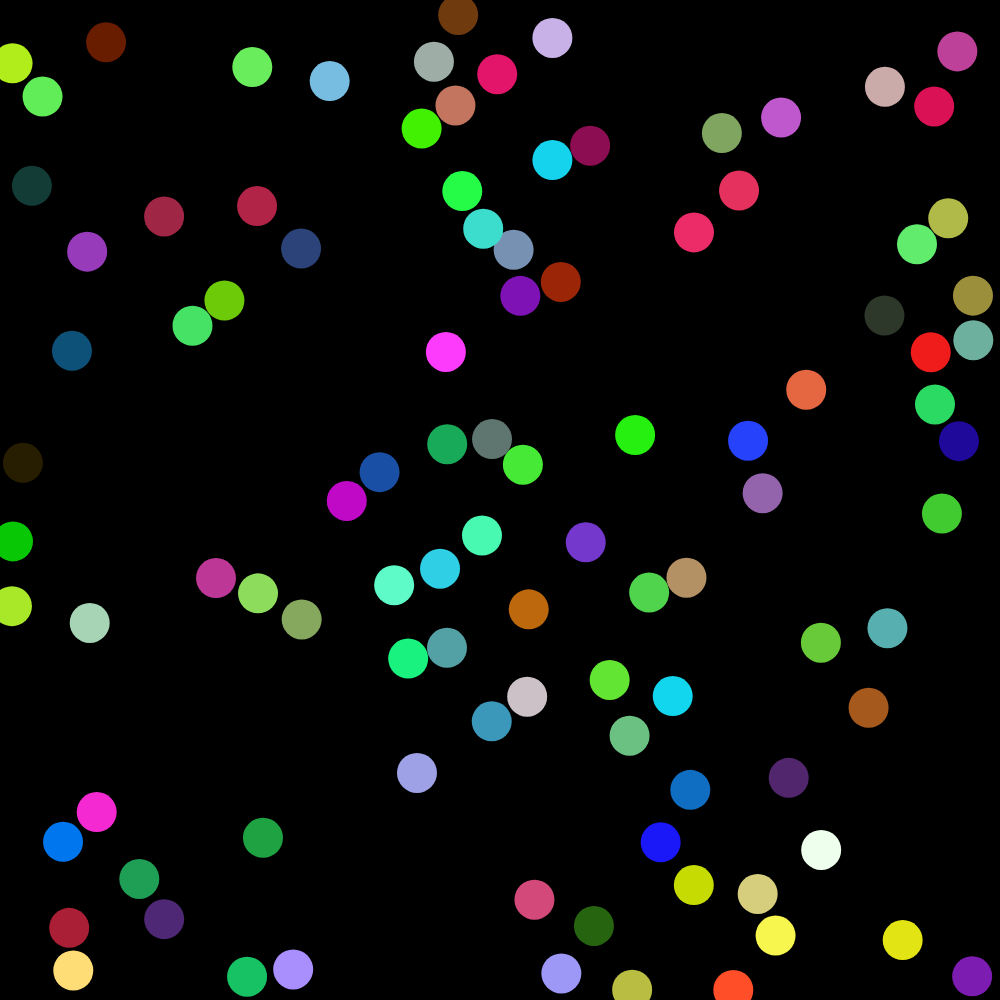
Frame 1 (no input)
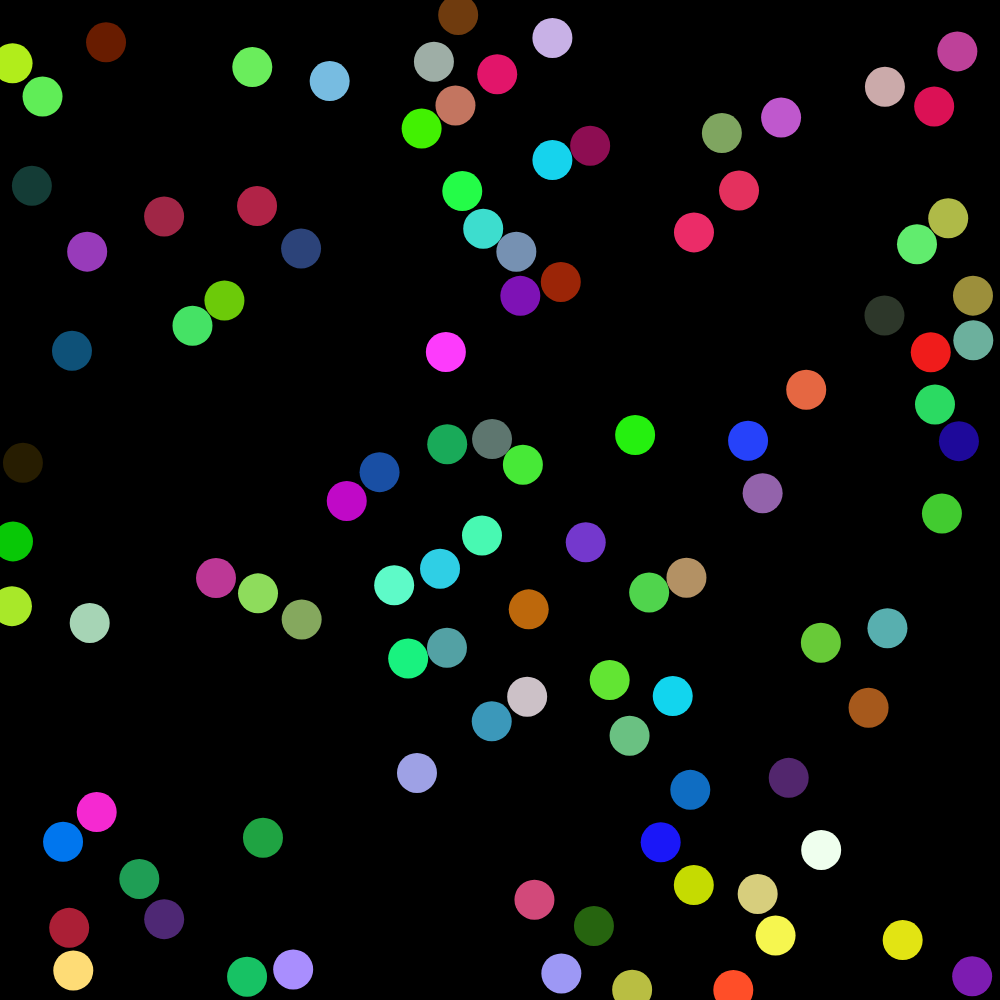
Frame 60 (no input)
Frame 120 (the mouse pressed at the canvas centre since frame 60): identical to frame 60, image omitted

The p5.js sketch that drew these frames (run headless with seeded random() and noise() and a simulated clock; from frame 60 on, the mouse is pressed at the canvas centre):

// p5.js sketch
// ── sketch.js
var balls = []
var lines = []
var sBall=null
var sLine=null
var sLinePoint

var Sgravity,Sfriction,Sbounciness
var p1,p2,p3
var Cdebug,Ctpx,Ctpy


function setup() {
  let C=createCanvas(min(windowWidth,windowHeight), min(windowWidth,windowHeight))
  for (let i=0; i<100; i++){
    balls.push(new Ball(random(10,width-10),random(10,height-10),20))
  }
  //lines.push(new Line(0,0,300,300,5))
  
  p1=createElement("h4","")
  p1.position(width,-20)
  Sgravity=createSlider(-1,1,0,0.1)
  Sgravity.position(width,30)
  
  p2=createElement("h4","")
  p2.position(width,30)
  Sfriction=createSlider(0.8,1,0.99,0.005)
  Sfriction.position(width,80)
  
  p3=createElement("h4","")
  p3.position(width,80)
  Sbounciness=createSlider(0,1,0.92,0.01)
  Sbounciness.position(width,130)
  
  Ctpx=createCheckbox("Horizontal Edges Collisions",true)
  Ctpx.position(width,160)
  Ctpy=createCheckbox("Vertical Edges Collisions",true)
  Ctpy.position(width,180)
  Cdebug=createCheckbox("Show Debug Information",false)
  Cdebug.position(width,200)
}


function draw() {
  
  p1.html(" Gravity : "+Sgravity.value())
  p2.html(" Friction : "+Sfriction.value())
  p3.html(" Bounciness : "+Sbounciness.value())
  
  background(0);
  
  for (let ball of balls){
    ball.update()  
    ball.render() 
  }
  for (let l of lines){
    l.update()
    l.render()
  }
  
  
  
  if (!mouseIsPressed && sBall!=null){
    sBall.vel=createVector(constrain(mouseX-pmouseX,-40,40),constrain(mouseY-pmouseY,-40,40))
    sBall=null 
  }
  
  if (!mouseIsPressed){
    sLine=null 
  }
}

function ballCollide(b1,b2){
  return (b1.pos.dist(b2.pos)<=b1.r+b2.r) 
}

function mouseWheel(event){
  if (sBall!=null){
    sBall.r-=event.delta/1000*sBall.r 
    sBall.r=constrain(sBall.r,10,100)
  
  }else if (sLine!=null){
    sLine.r-=event.delta/1000*sLine.r 
    sLine.r=constrain(sLine.r,5,20)
  }
}

// ── ball.js
class Ball{
  constructor(x,y,r){
    this.pos=createVector(x,y)
    this.vel=createVector(0,0)
    this.acc=createVector(0,0)
    this.r=r
    this.mass=this.r*this.r
    this.col=color(random(255),random(255),random(255))
    //this.col=color(0,255,255)
  }
  
  keepOnScreen(tpx,tpy,velocityLoss){
    if (this.pos.x<=0){
      if (tpx){
        this.pos.x=width-5
      }else{
        this.pos.x=1
        this.vel.x*=-velocityLoss
      }
    }if (this.pos.x>=width){
      if (tpx){
        this.pos.x=5
      }else{
        this.pos.x=width-1
        this.vel.x*=-velocityLoss
      }
    }if (this.pos.y<=0){
      if (tpy){
        this.pos.y=height-5 
      }else{
        this.pos.y=1
        this.vel.y*=-velocityLoss
      }
    }if (this.pos.y>=width){
      if (tpy){
        this.pos.y=5 
      }else{
        this.pos.y=height-1
        this.vel.y*=-velocityLoss
      }
    }
  }
  
  render(){
    push()
    translate(this.pos.x,this.pos.y)
    
    if (Cdebug.checked()){
    noFill()
    if (sBall==this){
      stroke(0,255,0)
    }else{
      stroke(255)
    }
    
    strokeWeight(2)
    circle(0,0,this.r*2)
    rotate(this.vel.heading())
    line(0,0,this.r,0) 
    }else{
      fill(this.col)
      noStroke()
      circle(0,0,this.r*2)
    }
    
    pop()
  
  }
  staticCollisions(){
    for (let l of lines){
      let fLineX1=l.end.x - l.start.x 
      let fLineY1=l.end.y - l.start.y  
      
      let fLineX2=this.pos.x - l.start.x 
      let fLineY2=this.pos.y - l.start.y  
      
      let fEdgeLength=fLineX1*fLineX1+fLineY1*fLineY1
      
      let t=max(0,min(fEdgeLength,(fLineX1*fLineX2+fLineY1*fLineY2)))/fEdgeLength
      
      let closestX=l.start.x+t*fLineX1
      let closestY=l.start.y+t*fLineY1
      
      let d=this.pos.dist(createVector(closestX,closestY))
      
      if (d<this.r+l.r){
        this.col=color(255,0,0)
      }else{
        this.col=color(0,255,255)
      }
    }
    
    for (let other of balls){
      if (other!=this){
        if (ballCollide(this,other)){
          stroke(255,0,0)
          if (Cdebug.checked()){
            strokeWeight(1)
            line(this.pos.x,this.pos.y,other.pos.x,other.pos.y)
          }
          
          let fdist=this.pos.dist(other.pos)
          let overlap=(fdist-this.r-other.r)/2
          
          other.pos.x+=overlap*(this.pos.x-other.pos.x)/fdist
          other.pos.y+=overlap*(this.pos.y-other.pos.y)/fdist
          
          this.pos.x-=overlap*(this.pos.x-other.pos.x)/fdist
          this.pos.y-=overlap*(this.pos.y-other.pos.y)/fdist
        }    
      }
    }
  }
  
  dynamicCollisions(velocityLoss){
    for (let other of balls){
      if (other!=this){
        if (ballCollide(this,other)){
          let fdist=this.pos.dist(other.pos)
          
          let nx=(other.pos.x-this.pos.x)/fdist
          let ny=(other.pos.y-this.pos.y)/fdist
          
          let tx=-ny
          let ty=nx
          
          let dpTan1=this.vel.x*tx+this.vel.y*ty
          let dpTan2=other.vel.x*tx+other.vel.y*ty
          
          let dpNorm1=this.vel.x*nx+this.vel.y*ny
          let dpNorm2=other.vel.x*nx+other.vel.y*ny
          
          let m1 = (dpNorm1 * (this.mass - other.mass) + 2.0 * other.mass * dpNorm2) / (this.mass + other.mass);
			let m2 = (dpNorm2 * (other.mass - this.mass) + 2.0 * this.mass * dpNorm1) / (this.mass + other.mass);
          
          
          this.vel.x=(tx*dpTan1+nx*m1)*velocityLoss
          this.vel.y=(ty*dpTan1+ny*m1)*velocityLoss
          other.vel.x=(tx*dpTan2+nx*m2)
          other.vel.y=(ty*dpTan2+ny*m2)
        }
      }
    }
  }
  
  applyForce(force){
    this.acc=force 
  }
  
  update(){  
    this.mass=this.r*this.r
    
    
    this.dynamicCollisions(Sbounciness.value())
    this.staticCollisions()
    this.applyForce(createVector(0,Sgravity.value()))
    this.pos.add(this.vel)
    this.vel.add(this.acc)
    this.vel.mult(Sfriction.value())
    if (this.vel.mag()<0.02){
      this.vel.mult(0)
    }
    
    
    if (this==sBall){
      this.vel.mult(0)
      this.pos=createVector(mouseX,mouseY)
    }
    
    
    
    if (mouseIsPressed && mouseButton==LEFT && dist(mouseX,mouseY,this.pos.x,this.pos.y)<this.r && sBall==null && sLine==null){
      sBall=this
    }
    this.keepOnScreen(!Ctpx.checked(),!Ctpy.checked(),Sbounciness.value())
  }
  
  
}
// ── line.js
class Line {
  constructor(x1, y1, x2, y2, r) {
    this.start = createVector(x1, y1)
    this.end = createVector(x2, y2)
    this.r = r
  }
  render() {
  
    stroke(255)
    noFill()
    strokeWeight(2 * this.r)
    line(this.start.x, this.start.y, this.end.x, this.end.y)
    fill(0,255,0)
    noStroke()
    
    if (sLine==this && sLinePoint==1){
      circle(this.start.x,this.start.y,this.r*1.8)
    }else if (sLine==this && sLinePoint==2){
      circle(this.end.x,this.end.y,this.r*1.8)
    }
    
  }

  update() {
    if (mouseIsPressed && mouseButton == LEFT && sBall == null && sLine == null) {
      if (dist(mouseX, mouseY, this.start.x, this.start.y) < this.r) {
        sLine = this
        sLinePoint = 1
      } else if (dist(mouseX, mouseY, this.end.x, this.end.y) < this.r) {
        sLine = this
        sLinePoint = 2
      }
    }
    
    if (sLine==this){
      if (sLinePoint==1){
        this.start=createVector(mouseX,mouseY) 
      }else if (sLinePoint==2){
        this.end=createVector(mouseX,mouseY) 
      }
    }

  }
}
